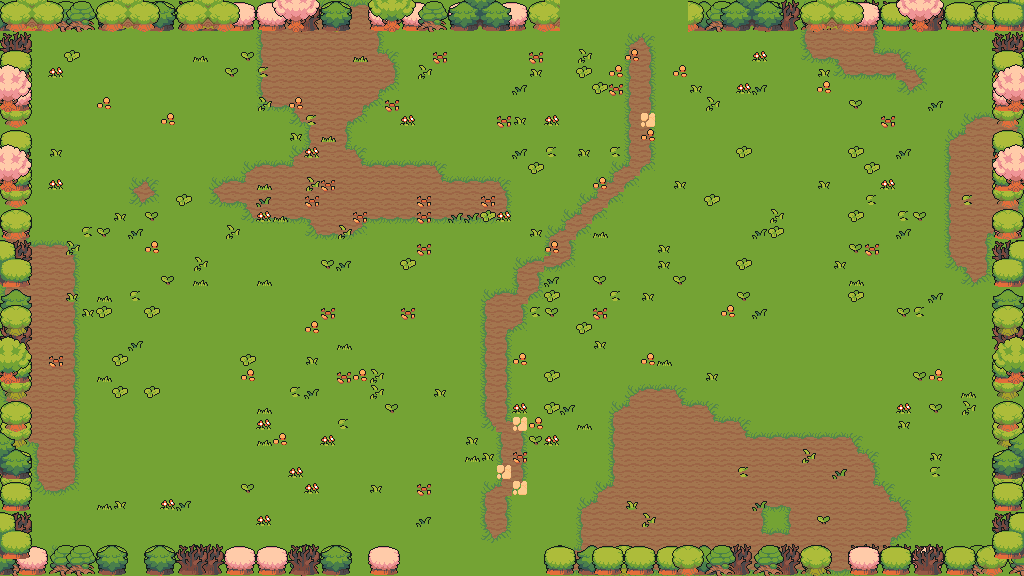

This is a level from a 2D game, rendered from its Tiled map with the project's own tilesets. A one-line summary and the map file follow, with tile-layer data summarised:
An orthogonal 64x36 tile map with 16x16 px tiles, 7 tile layers (floor, ground, path, decor, ...), 6 tilesets and 37 objects (22x prop, 8x obstacle, 4x spawn, 2x door, playerStart).

<map version="1.10" tiledversion="1.11.0" orientation="orthogonal" renderorder="right-down" width="64" height="36" tilewidth="16" tileheight="16" infinite="0" nextlayerid="9" nextobjectid="38">
 <properties>
    <property name="chapter" type="int" value="1" />
    <property name="room" type="int" value="11" />
    <property name="isBossRoom" type="bool" value="false" />
 </properties>
 <tileset firstgid="1" source="field.tsx" />
 <tileset firstgid="76" source="nature.tsx" />
 <tileset firstgid="580" source="relief.tsx" />
 <tileset firstgid="820" source="element.tsx" />
 <tileset firstgid="1060" source="floordetail.tsx" />
 <tileset firstgid="1140" source="tilefloor.tsx" />
 <layer id="1" name="floor" width="64" height="36">
  <data>[2304 cells, 2304 non-empty, 1 distinct tile ids]</data>
 </layer>
 <layer id="2" name="ground" width="64" height="36">
  <data>[2304 cells, 494 non-empty, 13 distinct tile ids]</data>
 </layer>
 <layer id="3" name="path" width="64" height="36">
  <data>[2304 cells, 77 non-empty, 12 distinct tile ids]</data>
 </layer>
 <layer id="4" name="decor" width="64" height="36">
  <data>[2304 cells, 209 non-empty, 11 distinct tile ids]</data>
 </layer>
 <layer id="5" name="border-back" width="64" height="36">
  <data>[2304 cells, 282 non-empty, 28 distinct tile ids]</data>
 </layer>
 <layer id="6" name="border-mid" width="64" height="36">
  <data>[2304 cells, 280 non-empty, 28 distinct tile ids]</data>
 </layer>
 <layer id="7" name="border-front" width="64" height="36">
  <data>[2304 cells, 146 non-empty, 50 distinct tile ids]</data>
 </layer>
 <objectgroup id="8" name="objects">
  <object id="1" name="playerStart" x="464" y="272"><point /></object>
  <object id="2" name="spawn" x="432" y="144">
   <properties>
    <property name="role" value="chaser" />
    <property name="wave" type="int" value="1" />
    <property name="elite" type="bool" value="false" />
   </properties>
  <point /></object>
  <object id="3" name="spawn" x="560" y="176">
   <properties>
    <property name="role" value="chaser" />
    <property name="wave" type="int" value="1" />
    <property name="elite" type="bool" value="false" />
   </properties>
  <point /></object>
  <object id="4" name="spawn" x="640" y="320">
   <properties>
    <property name="role" value="caster" />
    <property name="wave" type="int" value="1" />
    <property name="elite" type="bool" value="false" />
   </properties>
  <point /></object>
  <object id="5" name="spawn" x="344" y="304">
   <properties>
    <property name="role" value="splitter" />
    <property name="wave" type="int" value="1" />
    <property name="elite" type="bool" value="false" />
   </properties>
  <point /></object>
  <object id="6" name="door" x="464" y="568"><point /></object>
  <object id="7" name="door" x="632" y="8"><point /></object>
  <object id="8" name="obstacle" x="0" y="544" width="400" height="32">
   <properties>
    <property name="kind" value="edge" />
   </properties>
  </object>
  <object id="9" name="obstacle" x="528" y="544" width="496" height="32">
   <properties>
    <property name="kind" value="edge" />
   </properties>
  </object>
  <object id="10" name="obstacle" x="0" y="0" width="560" height="32">
   <properties>
    <property name="kind" value="edge" />
   </properties>
  </object>
  <object id="11" name="obstacle" x="688" y="0" width="336" height="32">
   <properties>
    <property name="kind" value="edge" />
   </properties>
  </object>
  <object id="12" name="obstacle" x="0" y="32" width="32" height="512">
   <properties>
    <property name="kind" value="edge" />
   </properties>
  </object>
  <object id="13" name="obstacle" x="992" y="32" width="32" height="512">
   <properties>
    <property name="kind" value="edge" />
   </properties>
  </object>
  <object id="14" name="obstacle" x="688" y="128" width="32" height="32">
   <properties>
    <property name="kind" value="pillar" />
   </properties>
  </object>
  <object id="15" name="obstacle" x="576" y="512" width="16" height="16">
   <properties>
    <property name="kind" value="pillar" />
   </properties>
  </object>
  <object id="16" name="prop" x="624" y="384" width="32" height="32">
   <properties>
    <property name="key" value="tree-round" />
   </properties>
  </object>
  <object id="17" name="prop" x="656" y="384" width="32" height="32">
   <properties>
    <property name="key" value="tree-pine" />
   </properties>
  </object>
  <object id="18" name="prop" x="640" y="416" width="32" height="32">
   <properties>
    <property name="key" value="tree-green" />
   </properties>
  </object>
  <object id="19" name="prop" x="672" y="416" width="48" height="48">
   <properties>
    <property name="key" value="tree-big-green" />
   </properties>
  </object>
  <object id="20" name="prop" x="102" y="138" width="32" height="32">
   <properties>
    <property name="key" value="tree-small" />
   </properties>
  </object>
  <object id="21" name="prop" x="160" y="144" width="16" height="16">
   <properties>
    <property name="key" value="grass-tall" />
   </properties>
  </object>
  <object id="22" name="prop" x="176" y="80" width="16" height="16">
   <properties>
    <property name="key" value="flower-clover" />
   </properties>
  </object>
  <object id="23" name="prop" x="224" y="144" width="16" height="16">
   <properties>
    <property name="key" value="grass-tall" />
   </properties>
  </object>
  <object id="24" name="prop" x="792" y="120" width="32" height="32">
   <properties>
    <property name="key" value="tree-pine" />
   </properties>
  </object>
  <object id="25" name="prop" x="864" y="58" width="32" height="16">
   <properties>
    <property name="key" value="logs" />
   </properties>
  </object>
  <object id="26" name="prop" x="896" y="64" width="16" height="16">
   <properties>
    <property name="key" value="bush-green" />
   </properties>
  </object>
  <object id="27" name="prop" x="704" y="48" width="16" height="16">
   <properties>
    <property name="key" value="bush-light" />
   </properties>
  </object>
  <object id="28" name="prop" x="736" y="192" width="16" height="16">
   <properties>
    <property name="key" value="flower-yellow" />
   </properties>
  </object>
  <object id="29" name="prop" x="124" y="430" width="64" height="48">
   <properties>
    <property name="key" value="tree-cluster-pines" />
   </properties>
  </object>
  <object id="30" name="prop" x="400" y="432" width="16" height="16">
   <properties>
    <property name="key" value="grass-tall" />
   </properties>
  </object>
  <object id="31" name="prop" x="448" y="512" width="16" height="16">
   <properties>
    <property name="key" value="bush-light" />
   </properties>
  </object>
  <object id="32" name="prop" x="208" y="528" width="16" height="16">
   <properties>
    <property name="key" value="flower-red" />
   </properties>
  </object>
  <object id="33" name="prop" x="822" y="362" width="32" height="32">
   <properties>
    <property name="key" value="tree-small" />
   </properties>
  </object>
  <object id="34" name="prop" x="871" y="488" width="32" height="32">
   <properties>
    <property name="key" value="tree-round" />
   </properties>
  </object>
  <object id="35" name="prop" x="784" y="368" width="16" height="16">
   <properties>
    <property name="key" value="bush-dark" />
   </properties>
  </object>
  <object id="36" name="prop" x="768" y="416" width="16" height="16">
   <properties>
    <property name="key" value="bush-green" />
   </properties>
  </object>
  <object id="37" name="prop" x="848" y="400" width="16" height="16">
   <properties>
    <property name="key" value="flower-red" />
   </properties>
  </object>
 </objectgroup>
</map>
